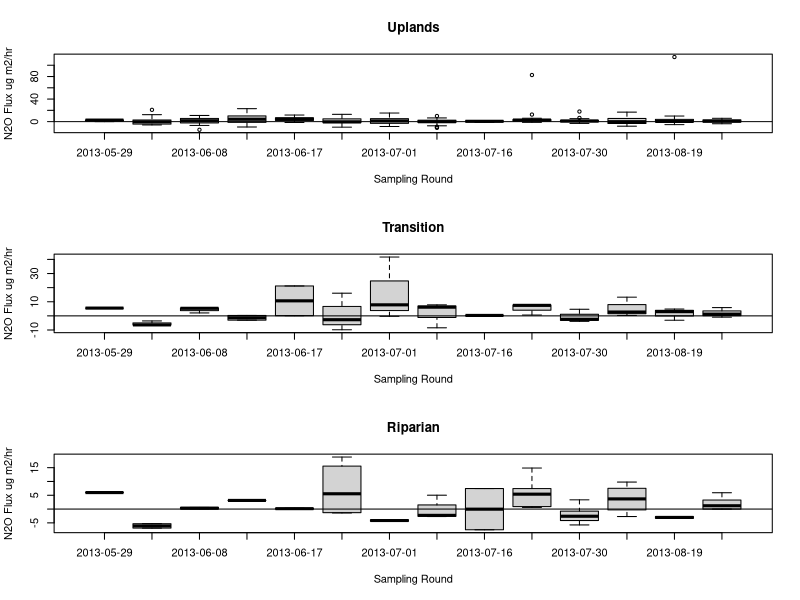

Here is the R script that generated this plot:
#analyze and create figures for N2O paper

setwd("~/Documents/GitRepos/GasProj/")

data<- read.csv("Data/GHG_data.csv")
rounds<- read.csv("Data/SamplingRounds.csv")#, stringsAsFactors=FALSE)

#------------ Clean Data -------------------------------
data$r.date = as.character(data$date) 
data$r.date = as.Date(data$date,format = "%m/%d/%y" )
rounds$r.start = as.Date(rounds$start,format = "%m/%d/%y")
rounds$r.end = as.Date(rounds$end,format = "%m/%d/%y" )

data$N2O_fluxNug=data$N2O_fluxmg*1000*((14.007*2)/((14.007*2)+15.99))

#subset to 2013
data13 <- data[ which(data$year==2013), ]
#create a column that uses the rounds.csv to classify measurements by sampling round
for (i in 1:559){
  for(j in 1:14){
    if (data13$r.date[i]>=rounds$r.start[j] & data13$r.date[i]<=rounds$r.end[j]) 
      data13$smplrnd[i]<-rounds$Round[j]
    if(data13$r.date[i]<rounds$r.start[1])
      data13$smplrnd[i]<-0
  }}
# use subset function remove sites without trace gases
subdata <- subset(data13, code < 7)
subdata <-subset(subdata, !is.na(N2O_fluxNug))

uplands<-subset(subdata, category == 'upland')
riparian<-subset(subdata, category == 'riparian')
transition<-subset(subdata, category == 'transition')


par(mfrow=c(3,1))
boxplot(N2O_fluxNug~smplrnd,data=uplands, main="Uplands",
        xlab="Sampling Round", ylab="N2O Flux ug m2/hr", names=rounds$r.start)
  abline(h=0)
boxplot(N2O_fluxNug~smplrnd,data=transition, main="Transition",
        xlab="Sampling Round", ylab="N2O Flux ug m2/hr", names=rounds$r.start)
  abline(h=0)
boxplot(N2O_fluxNug~smplrnd,data=riparian, main="Riparian",
        xlab="Sampling Round", ylab="N2O Flux ug m2/hr", names=rounds$r.start)
  abline(h=0)

